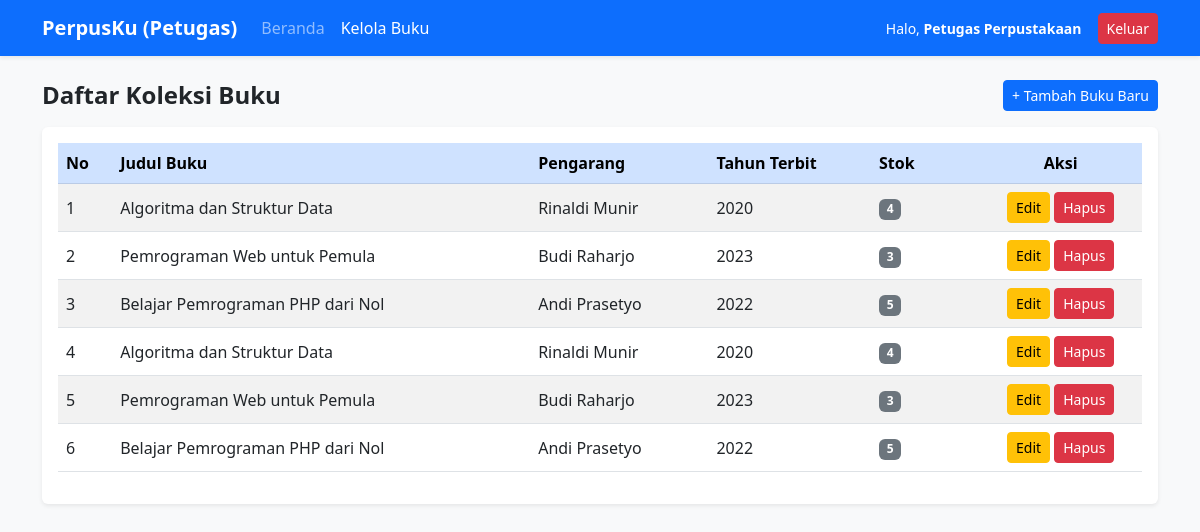
The page /petugas/buku/index.php (signed in) on the database its author committed.
### tables this page shows
CREATE TABLE `buku` (
  `id_buku` int(11) NOT NULL,
  `judul_buku` varchar(255) NOT NULL,
  `pengarang` varchar(255) NOT NULL,
  `tahun_terbit` int(11) NOT NULL,
  `stok` int(11) NOT NULL
);

### petugas/buku/index.php (the view, shortened to what this page needs)
<?php
require_once '../../koneksi.php';
$result = mysqli_query($koneksi, "SELECT * FROM buku ORDER BY id_buku DESC");
?>
<!DOCTYPE html>
<html lang="id">
<head>
    <link href="https://cdn.jsdelivr.net/npm/bootstrap@5.3.0/dist/css/bootstrap.min.css" rel="stylesheet">
</head>
<body class="bg-light">
    <nav class="navbar navbar-expand-lg navbar-dark bg-primary shadow-sm">
        <div class="container">
            <a class="navbar-brand fw-bold" href="../dashboard.php">PerpusKu (Petugas)</a>
            <div class="collapse navbar-collapse">
                <ul class="navbar-nav me-auto">
                    <li class="nav-item"><a class="nav-link" href="../dashboard.php">Beranda</a></li>
                    <li class="nav-item"><a class="nav-link active" href="index.php">Kelola Buku</a></li>
                </ul>
                <div class="d-flex align-items-center text-white">
                    <span class="me-3 small">Halo, <strong><?= htmlspecialchars($_SESSION['nama_lengkap']); ?></strong></span>
                    <a href="../../auth/logout.php" class="btn btn-danger btn-sm" onclick="return confirm('Yakin ingin keluar?')">Keluar</a>
                </div>
            </div>
        </div>
    </nav>
    <div class="container mt-4">
        <div class="d-flex justify-content-between align-items-center mb-3">
            <h4 class="fw-bold mb-0">Daftar Koleksi Buku</h4>
            <a href="tambah.php" class="btn btn-primary btn-sm">+ Tambah Buku Baru</a>
        </div>
        <div class="card border-0 shadow-sm">
            <div class="card-body">
                <div class="table-responsive">
                    <table class="table table-striped table-hover align-middle">
                        <thead class="table-primary">
                            <tr>
                                <th width="5%">No</th>
                                <th>Judul Buku</th>
                                <th>Pengarang</th>
                                <th width="15%">Tahun Terbit</th>
                                <th width="10%">Stok</th>
                                <th width="15%" class="text-center">Aksi</th>
                            </tr>
                        </thead>
                        <tbody>
                            <?php if (mysqli_num_rows($result) > 0): ?>
                                <?php $no = 1; while ($row = mysqli_fetch_assoc($result)): ?>
                                    <tr>
                                        <td><?= $no++; ?></td>
                                        <td><?= htmlspecialchars($row['judul_buku']); ?></td>
                                        <td><?= htmlspecialchars($row['pengarang']); ?></td>
                                        <td><?= $row['tahun_terbit']; ?></td>
                                        <td><span class="badge bg-secondary"><?= $row['stok']; ?></span></td>
                                        <td class="text-center">
                                            <a href="ubah.php?id=<?= $row['id_buku']; ?>" class="btn btn-warning btn-sm">Edit</a>
                                            <a href="hapus.php?id=<?= $row['id_buku']; ?>" class="btn btn-danger btn-sm" onclick="return confirm('Yakin ingin menghapus buku ini?')">Hapus</a>
                                        </td>
                                    </tr>
                                <?php endwhile; ?>
                            <?php else: ?>
                                <tr><td colspan="6" class="text-center text-muted py-3">Belum ada data buku.</td></tr>
                            <?php endif; ?>
                        </tbody>
                    </table>
                </div>
            </div>
        </div>
    </div>
</body>
</html>

### rows shown on the page
buku: judul_buku "Algoritma dan Struktur Data", pengarang "Rinaldi Munir", tahun_terbit "2020", stok "4"
buku: judul_buku "Pemrograman Web untuk Pemula", pengarang "Budi Raharjo", tahun_terbit "2023", stok "3"
buku: judul_buku "Belajar Pemrograman PHP dari Nol", pengarang "Andi Prasetyo", tahun_terbit "2022", stok "5"
buku: judul_buku "Algoritma dan Struktur Data", pengarang "Rinaldi Munir", tahun_terbit "2020", stok "4"
buku: judul_buku "Pemrograman Web untuk Pemula", pengarang "Budi Raharjo", tahun_terbit "2023", stok "3"
buku: judul_buku "Belajar Pemrograman PHP dari Nol", pengarang "Andi Prasetyo", tahun_terbit "2022", stok "5"

### other values the page prints
$_SESSION['nama_lengkap'] "Petugas Perpustakaan"
